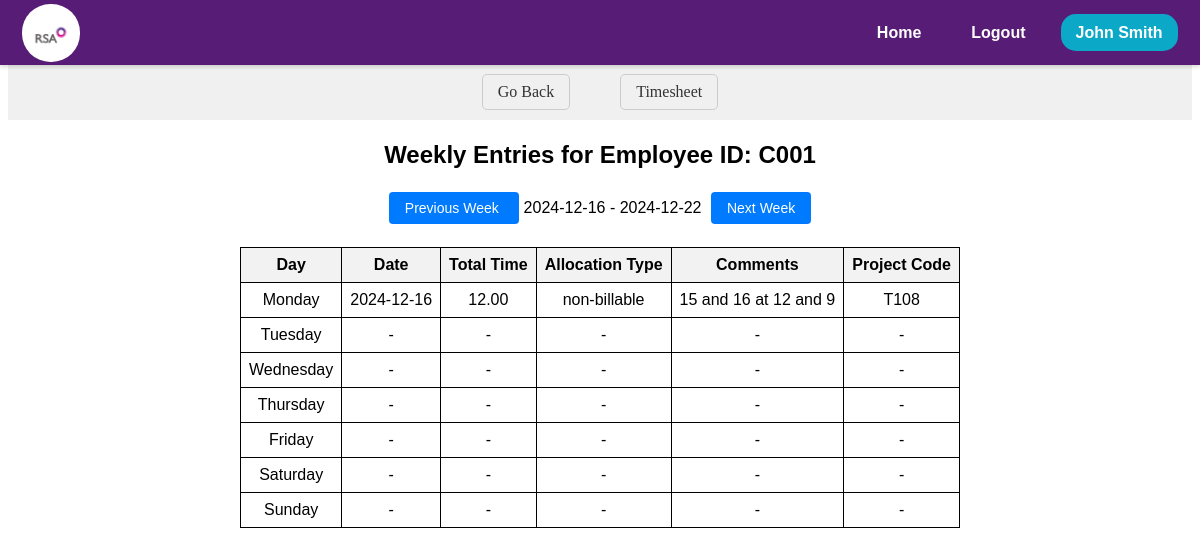
/timesheet/manage_repotree/employee_entries/C001 (signed in), run on the app's committed database.
### models.py (models this page shows, shortened)
class EMPWD(db.Model, UserMixin):
    __tablename__ = 'EMPWD'
    EMPID = db.Column(db.String(255), primary_key=True)
    username = db.Column(db.String(255), unique=True, nullable=False)
    EName = db.Column(db.String(255))
    DOJRS = db.Column(db.Date)
    DOJSIPL = db.Column(db.Date, nullable=True)
    Profile = db.Column(db.String(255))
    Status = db.Column(db.String(50))
    SIPLLevel = db.Column(db.String(50))
    RSALevel = db.Column(db.String(50))
    EEMail = db.Column(db.String(255))
    IEMail = db.Column(db.String(255))
    Landline = db.Column(db.String(20))
    Mobile = db.Column(db.String(20))
    Ext = db.Column(db.String(10))
    Secretary = db.Column(db.String(255))
    SecretaryID = db.Column(db.String(255))
    SystemID = db.Column(db.String(255))
    Password = db.Column(db.String(255), nullable=False)
    Team = db.Column(db.String(255))
    LineManager = db.Column(db.String(255))
    LineManagerID = db.Column(db.String(255))
    AlternateContatName = db.Column(db.String(255))
    AlternateContatID = db.Column(db.String(255))
    DateofLeavingRSAASIPL = db.Column(db.Date)
    ReasonforLeaving = db.Column(db.String(255))
    LineManager2 = db.Column(db.String(255))
    ITAdmin = db.Column(db.String(255))
    HRAdmin = db.Column(db.String(255))
    TrnAdmin = db.Column(db.String(255))
    FinAdmin = db.Column(db.String(255))
    Field6 = db.Column(db.String(255))
    Field7 = db.Column(db.String(255))

class TimesheetEntry(db.Model):
    __tablename__ = 'timesheet_entries'
    Uniq_ID = db.Column(db.String(255), primary_key=True)
    EmpID = db.Column(db.String(10), nullable=False)
    DateofEntry = db.Column(db.Date, nullable=False)
    StartTime = db.Column(db.String(255))
    EndTime = db.Column(db.String(255))
    Hours = db.Column(db.Float)
    Minutes = db.Column(db.Float)
    AllocationType = db.Column(db.String(50))
    Category1 = db.Column(db.String(50))
    Category2 = db.Column(db.String(50))
    Category3 = db.Column(db.String(50))
    ProjectCode = db.Column(db.String(10))
    Category5 = db.Column(db.String(50))
    Category6 = db.Column(db.String(50))
    Comment = db.Column(db.String(255))
    Team = db.Column(db.String(255), nullable=False)
    Status = db.Column(db.String(20))
    SubmitDate = db.Column(db.DateTime, default=lambda: datetime.now(timezone.utc))
    RecordType = db.Column(db.String(50))
    WO_Percent = db.Column(db.Float)
    WO_Units = db.Column(db.Integer)
    NetUnits = db.Column(db.Integer)
    BaseRate = db.Column(db.Float)
    Billed_Label = db.Column(db.String(50))
    WOFF_Reason = db.Column(db.String(255))
    LastUploadDate = db.Column(db.DateTime, onupdate=lambda: datetime.now(timezone.utc))
    LastUpdatedBy = db.Column(db.String(50))
    InvNum =db.Column(db.Float)
    FinalRate = db.Column(db.Float)
    SSMA_TimeStamp = db.Column(db.DateTime )

### app.py (the view)
@app.route('/timesheet/manage_repotree/employee_entries/<emp_id>')
@login_required
def employee_entries(emp_id):
    selected_date_str = request.args.get('selected_date', datetime.utcnow().strftime('%Y-%m-%d'))
    selected_date = datetime.strptime(selected_date_str, '%Y-%m-%d').date()
    week_start = selected_date - timedelta(days=selected_date.weekday())
    week_end = week_start + timedelta(days=6)
    entries = TimesheetEntry.query.filter(
        TimesheetEntry.EmpID == emp_id,
        TimesheetEntry.DateofEntry >= week_start,
        TimesheetEntry.DateofEntry <= week_end
    ).all()
    entries_by_date = []
    for entry in entries:
        entry_data = {
            'date': entry.DateofEntry,
            'day': entry.DateofEntry.strftime('%A'),
            'hours': entry.Hours,
            'minutes': entry.Minutes,
            'allocation_type': entry.AllocationType,
            'comments': entry.Comment,
            'project_code': entry.ProjectCode
        }
        entries_by_date.append(entry_data)
    prev_week_date = week_start - timedelta(days=7)
    next_week_date = week_start + timedelta(days=7)
    return render_template(
        'timesheet/timesheet-manager/employee_entries.html',
        emp_id=emp_id,
        entries_by_date=entries_by_date,
        week_start=week_start,
        week_end=week_end,
        prev_week_date=prev_week_date,
        next_week_date=next_week_date,
         user=current_user
    )

### app.py (called while the page is built)
@app.before_request
def session_management():
    session.permanent = True

@login_manager.user_loader
def load_user(user_id):
    session = db.session
    return session.get(EMPWD, user_id)

### templates/timesheet/timesheet-manager/employee_entries.html (shortened to what this page needs)
<!DOCTYPE html>
<html lang="en">
  <head>
    <link
      rel="stylesheet"
      href="{{ url_for('static', filename='css/timesheet/employee_entries/employee_entries.css') }}"
    />
  </head>
  <body>
    {% include 'navbar/navbar.html' %}
    <nav class="ts-nav-container">
      <div class="ts-nav-center">
        <a onclick="history.back(-1)" class="ts-nav-link">Go Back</a>
        <a href="/timesheet" class="ts-nav-link">Timesheet</a>
      </div>
    </nav>
    <div class="ts-manager-emp-body">
      <div class="ts-manager-emp-entries-container">
        <h1 class="ts-manager-emp-entries-header">
          Weekly Entries for Employee ID: {{ emp_id }}
        </h1>
        <div class="ts-manager-emp-entries-navigation">
          <a
            href="{{ url_for('employee_entries', emp_id=emp_id, selected_date=prev_week_date) }}"
            class="ts-manager-emp-entries-btn"
          >
            Previous Week
          </a>
          <span>{{ week_start }} - {{ week_end }}</span>
          <a
            href="{{ url_for('employee_entries', emp_id=emp_id, selected_date=next_week_date) }}"
            class="ts-manager-emp-entries-btn"
          >
            Next Week
          </a>
        </div>
        <table class="ts-manager-emp-entries-table">
          <tr>
            <th>Day</th>
            <th>Date</th>
            <th>Total Time</th>
            <th>Allocation Type</th>
            <th>Comments</th>
            <th>Project Code</th>
          </tr>
          {% for day in ["Monday", "Tuesday", "Wednesday", "Thursday", "Friday",
          "Saturday", "Sunday"] %}
          <tr>
            <td>{{ day }}</td>
            {% set entry = entries_by_date | selectattr('day', 'equalto', day) |
            first %} {% if entry %}
            <td>{{ entry.date }}</td>
            <td>{{"%.2f" | format(entry.hours + (entry.minutes/60))}}</td>
            <td>{{ entry.allocation_type }}</td>
            <td>{{ entry.comments }}</td>
            <td>{{ entry.project_code }}</td>
            {% else %}
            <td>-</td>
            <td>-</td>
            <td>-</td>
            <td>-</td>
            <td>-</td>
            {% endif %}
          </tr>
          {% endfor %}
        </table>
      </div>
    </div>
  </body>
</html>

### templates/navbar/navbar.html (shortened to what this page needs)
<!DOCTYPE html>
<html lang="en">
  <head>
    <link
      rel="stylesheet"
      href="{{ url_for('static', filename='css/navbar/navbar.css') }}"
    />
  </head>
  <body>
    <header id="navbar">
      <nav class="navbar-container container">
        <a href="/home" class="home-link">
          <div class="navbar-logo">
            <img
              src="{{ url_for('static', filename='images/logo.png') }}"
              alt="Logo"
            />
          </div>
        </a>
        <div class="navbar-links">
          <a class="navbar-link" href="/home">Home</a>
          <a class="navbar-link" href="/logout">Logout</a>
          <div class="navInfo" data-toggle="false">
            <a class="navbar-link-name" href="#">
              <span>{{user.EName}}</span>
            </a>
          </div>
        </div>
      </nav>
    </header>
  </body>
</html>

### static/css/timesheet/employee_entries/employee_entries.css (style rules this page uses)
.ts-manager-emp-body { display: flex; justify-content: center; align-items: center; margin: 0; font-family: Arial, sans-serif; }
.ts-manager-emp-entries-container { text-align: center; }
.ts-manager-emp-entries-header { font-size: 24px; margin-bottom: 20px; }
.ts-manager-emp-entries-navigation { margin: 30px; }
.ts-manager-emp-entries-btn { padding: 8px 16px; margin: 0 5px; text-decoration: none; color: #fff; background-color: #007bff; border: none; border-radius: 4px; font-size: 14px; cursor: pointer; }
.ts-manager-emp-entries-table { border-collapse: collapse; margin: 0 auto; }
.ts-manager-emp-entries-table th, .ts-manager-emp-entries-table td { border: 1px solid #000; padding: 8px; }
.ts-manager-emp-entries-table th { background-color: #f2f2f2; }
.ts-nav-container { margin-top: 64px; margin-bottom: 5px; display: flex; justify-content: center; align-items: center; padding: 10px 20px; background-color: #f0f0f0; }
.ts-nav-center { display: flex; }
.ts-nav-link { margin: 0 25px; text-decoration: none; color: #333; border: 1px solid #ccc; padding: 8px 15px; border-radius: 5px; }

### static/css/navbar/navbar.css (style rules this page uses)
#navbar { --navbar-bg-color: #571c75; --navbar-text-color: #fff; --navbar-text-color-focus: #fff; --navbar-bg-contrast: rgb(255, 0, 85); position: fixed; top: 0; left: 0; right: 0; height: 65px; background-color: var(--navbar-bg-color); box-shadow: 0 2px 4px rgba(0, 0, 0, 0.15); z-index: 99; font-weight: 700; font-family: sans-serif; }
.navbar-container { display: flex; justify-content: space-between; align-items: center; height: 100%; padding: 0 1.4rem; }
.home-link { display: flex; align-items: center; }
.navbar-logo { background-color: var(--navbar-text-color-focus); border-radius: 49%; width: 58px; height: 58px; margin-right: 0.5em; }
.navbar-logo img { width: 46px; margin-top: 0.55rem; margin-left: 0.34rem; }
.navbar-links { display: flex; align-items: center; gap: 20px; }
.navbar-link { color: var(--navbar-text-color); text-decoration: none; border-radius: 15px; padding: 10px 15px; transition: background-color 0.3s ease; border-radius: 15px; }
.navbar-link-name { background-color: #0ca8c7; color: #fff; padding: 10px 15px; border-radius: 15px; text-decoration: none; }
.navInfo { position: relative; color: black; }

### data on the page
EMPWD: EName "John Smith"
TimesheetEntry: date "2024-12-16", entry.hours+(entry.minutes/60) "12.00", allocation_type "non-billable", comments "15 and 16 at 12 and 9", project_code "T108"

### other printed values
{{ emp_id }} "C001"
{{ week_start }} "2024-12-16"
{{ week_end }} "2024-12-22"
{{ day }} "Monday" "Tuesday" "Wednesday" "Thursday" "Friday" "Saturday" "Sunday"
